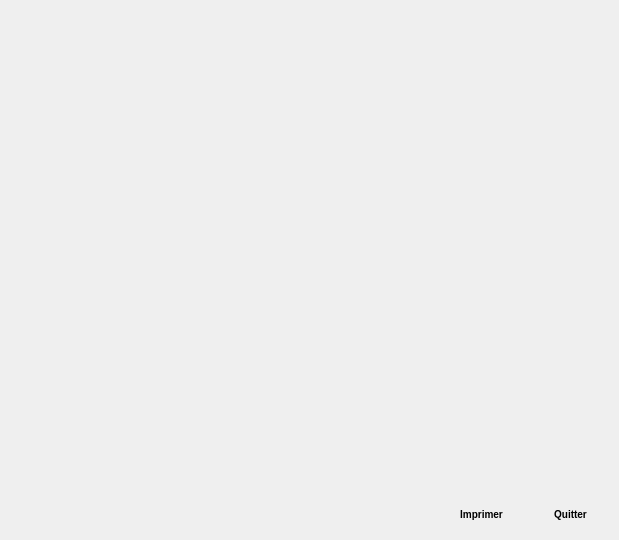
<?xml version="1.0" encoding="UTF-8"?>
<ui version="4.0">
 <class>ConsulterAbonne</class>
 <widget class="QDialog" name="ConsulterAbonne">
  <property name="geometry">
   <rect>
    <x>0</x>
    <y>0</y>
    <width>619</width>
    <height>540</height>
   </rect>
  </property>
  <property name="windowTitle">
   <string>Dialog</string>
  </property>
  <property name="styleSheet">
   <string notr="true"> QPushButton {
     border: 1px solid #1E7FCB74D0F1;
     border-radius: 4px;
     background-color: qlineargradient(x1: 0, y1: 0, x2: 0, y2: 1,
                                       stop: 0 #1E7FCB, stop: 0.4 #74D0F1,
									   stop: 0.5 #74D0F1, stop: 1.0 #1E7FCB);
     min-width: 80px;
	 min-height: 25px;
	 font-weight: bold;
	 font-size:10px;
	 border-color: #1E7FCB;
 }
 
 QPushButton:pressed {
     background-color: qlineargradient(x1: 0, y1: 0, x2: 0, y2: 1,
                                       stop: 0 #BB0B0B, stop: 0.4 #E32636,
									   stop: 0.5 #E32636, stop: 1.0 #BB0B0B);
	font-weight: bold;
	color:white;
	border-color: #BB0B0B;
 }

 QPushButton:hover {
     background-color: qlineargradient(x1: 0, y1: 0, x2: 0, y2: 1,
                                       stop: 0 #BB0B0B, stop: 1 #E32636,
									   stop: 0.5 #E32636, stop: 1.0 #BB0B0B);
	 color:white;
	 font-weight: bold;
	 border-color: #E32636;
 }

 QPushButton:flat {
     border: none; /* no border for a flat push button */
 }</string>
  </property>
  <widget class="QWidget" name="">
   <property name="geometry">
    <rect>
     <x>440</x>
     <y>500</y>
     <width>172</width>
     <height>29</height>
    </rect>
   </property>
   <layout class="QHBoxLayout" name="horizontalLayout">
    <item>
     <widget class="QPushButton" name="imprimerBtnConAbo">
      <property name="text">
       <string>Imprimer</string>
      </property>
     </widget>
    </item>
    <item>
     <widget class="QPushButton" name="quitterBtnConAbo">
      <property name="text">
       <string>Quitter</string>
      </property>
     </widget>
    </item>
   </layout>
  </widget>
 </widget>
 <resources/>
 <connections/>
</ui>
